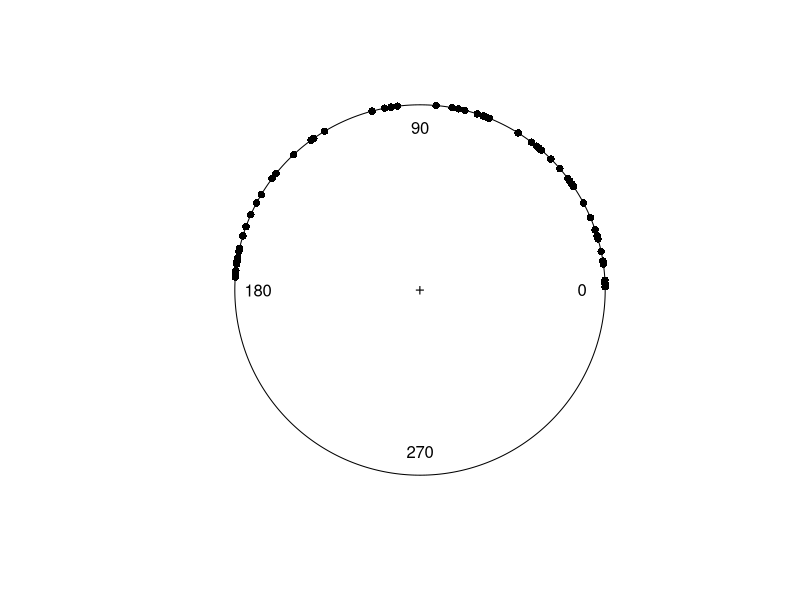

The R script that drew this image:
library(circular)


### Name: fisherB5
### Title: B.5 Measurements of long-axis orientation of 164 feldspar laths
###   in basalt
### Aliases: fisherB5 fisherB5c
### Keywords: datasets

### ** Examples

data(fisherB5c)
plot(fisherB5c)
